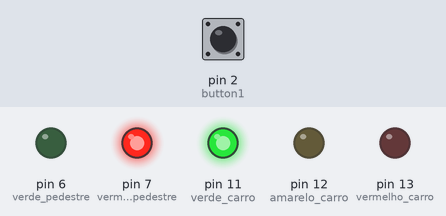
This sketch was run on a simulated Arduino Uno, built with avr-gcc and run on an emulated ATmega328P. Shown: output pins drawn as LEDs (lit = HIGH). The test bench sets the inputs (shaded band); at power-on: pin 2 (button1) LOW.

Above: at 1.2 s.
1.3 s: pin 2 (button1) pulled HIGH for 0.15 s
At 1.6 s:
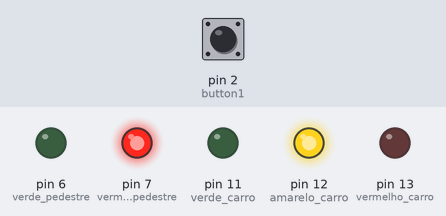
At 4.3 s:
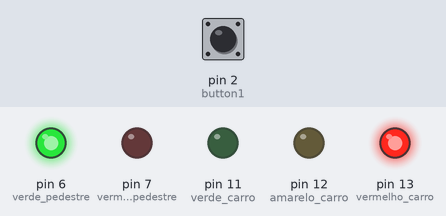
Timing chart, 0 to 11.8 s (numbered marks = the images above; inputs shaded):
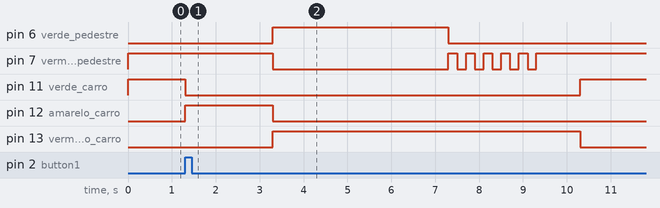

The sketch:

aula04.ino
```cpp
//Pinos para leds carro
int vermelho_carro = 13;
int amarelo_carro = 12;
int verde_carro = 11;
//Pinos para leds pedestre
int vermelho_pedestre = 7;
int verde_pedestre = 6;
//Pino botão e var para guardar estado do botão
int button1 = 2;
int button1_state = 0;

void setup()
{
  //Setup dos pinos
  pinMode(vermelho_carro, OUTPUT);
  pinMode(amarelo_carro, OUTPUT);
  pinMode(verde_carro, OUTPUT);
  pinMode(vermelho_pedestre, OUTPUT);
  pinMode(verde_pedestre, OUTPUT);
  pinMode(button1, INPUT);
}

void loop()
{
  //Lê estado do botão
  button1_state = digitalRead(button1);
  if(button1_state == HIGH){
    //Caso seja apertado

    //Deixa semáforo carro amarelo
    digitalWrite(verde_carro, LOW);
    digitalWrite(amarelo_carro, HIGH);
    delay(2000);

    //Deixa semáforo carro vermelho e pedestre verde
    digitalWrite(amarelo_carro, LOW);
    digitalWrite(vermelho_carro, HIGH);
    digitalWrite(vermelho_pedestre, LOW);
    digitalWrite(verde_pedestre, HIGH);
    delay(4000);

    //Deixa semáforo pedestre vemelho piscante
    digitalWrite(verde_pedestre, LOW);
    for(int i = 0; i < 5; i++){
      digitalWrite(vermelho_pedestre, HIGH);
      delay(200);
      digitalWrite(vermelho_pedestre, LOW);
      delay(200);
    }

    //Deixa semáforo pedestre vermelho definitivo
    digitalWrite(vermelho_pedestre, HIGH);
    delay(1000);

    //Deixa semáforo carro verde
    digitalWrite(vermelho_carro, LOW);
    digitalWrite(verde_carro, HIGH);

    //Delay  -> tempo mínimo de semáforo carro verde
    delay(5000);
  }else{
    //Padrão -> semáforo pedestre vermelho e carro verde
    digitalWrite(vermelho_pedestre, HIGH);
    digitalWrite(verde_carro, HIGH);
  }

  //Delay para melhor estabilidade da simulação
  delay(10);
}
```

Measured:
- after the input at 1.3 s, pin 6 (verde_pedestre): LOW → HIGH after 2.0 s, → LOW 4.0 s later; pin 7 (vermelho_pedestre): HIGH → LOW after 2.0 s, then repeats every 0.40 s: HIGH 0.20 s, LOW 0.20 s, until it stays HIGH from 9.3 s
